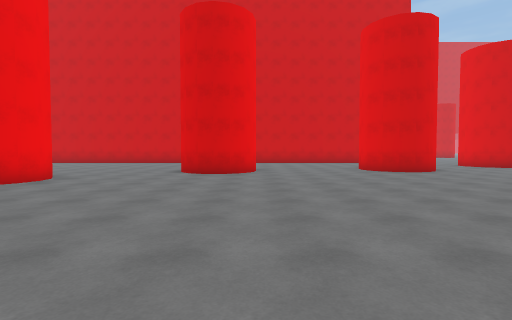
[1] (above)

17 first-person views from a walk through a 3-D level made in the Unity game engine. The camera is 1.4 m above the floor, tilts 2° down and sees 85° across. The floor is counted in squares, 2 m on a side. Each view is taken from the middle of a square. On the plan, view 1 faces up. The plan holds only what a view shows up to about 9 squares ahead; the rest is blank. The place goes on beyond the plan. The player character is not drawn.

[2]
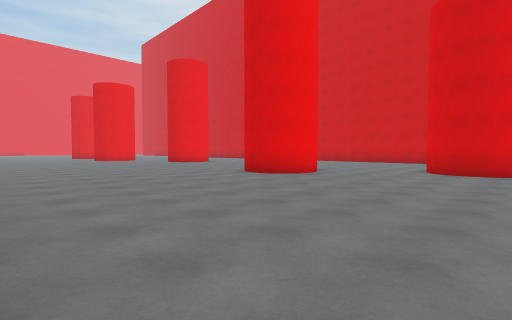

[3]
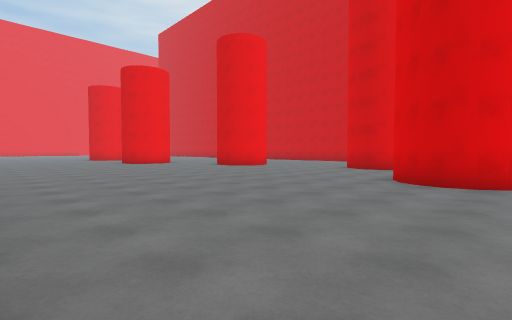

[4]
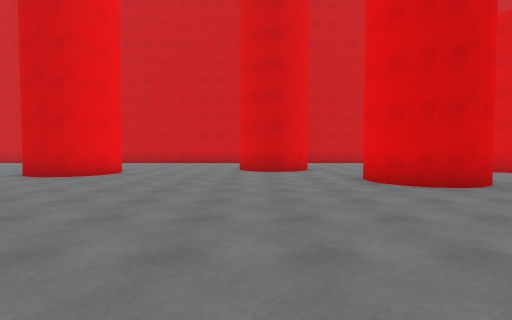

[5]
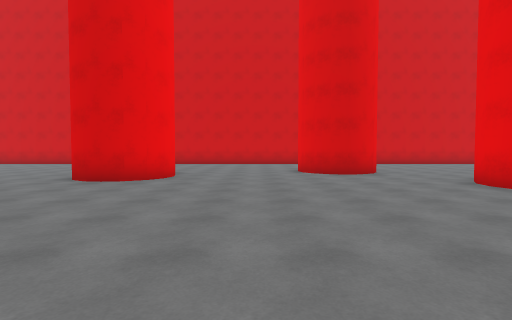

[6]
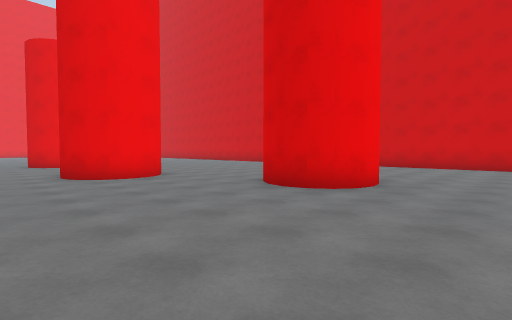

[7]
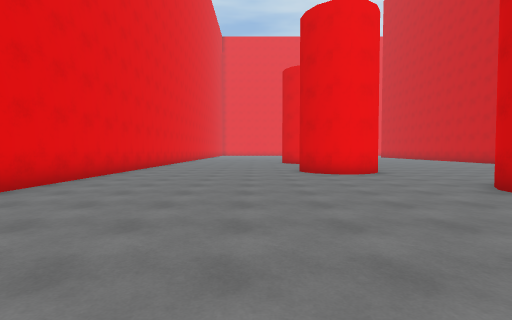

[8]
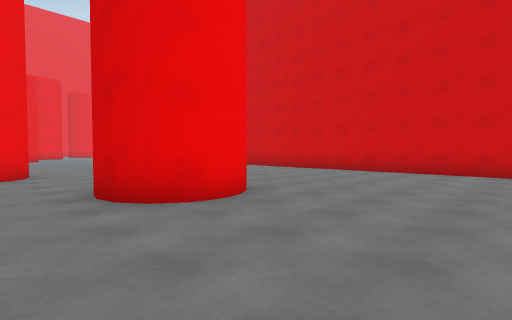

[9]
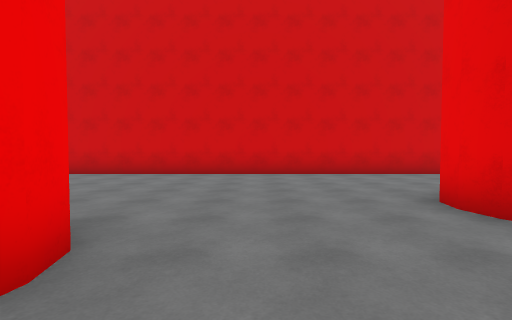

[10]
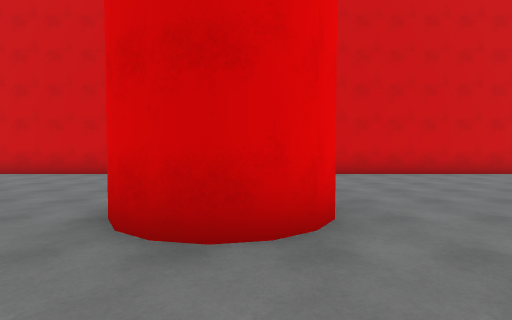

[11]
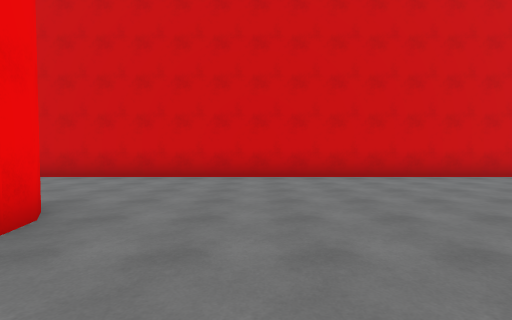

[12]
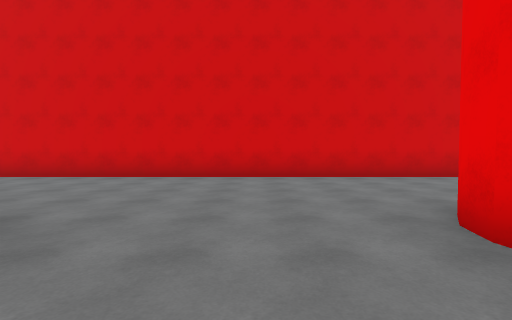

[13]
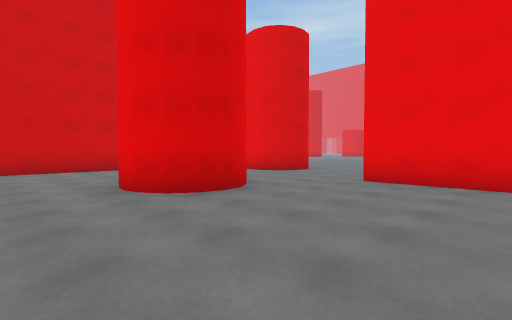

[14]
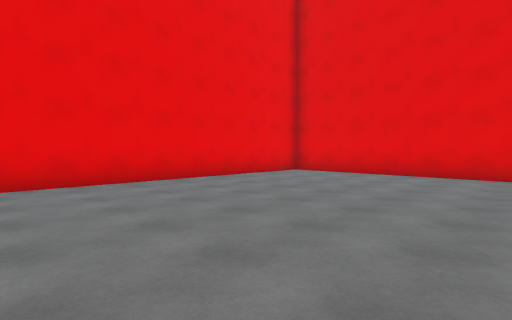

[15]
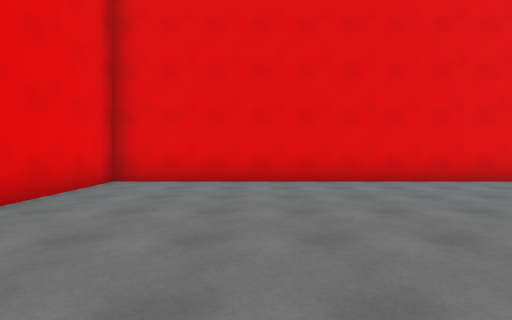

[16]
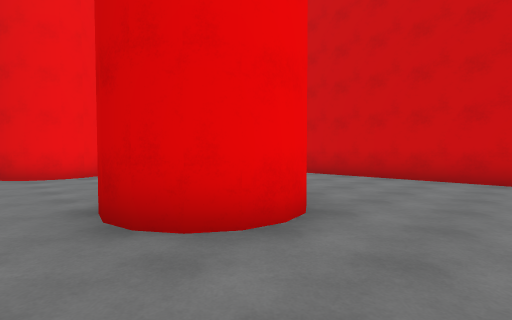

[17]
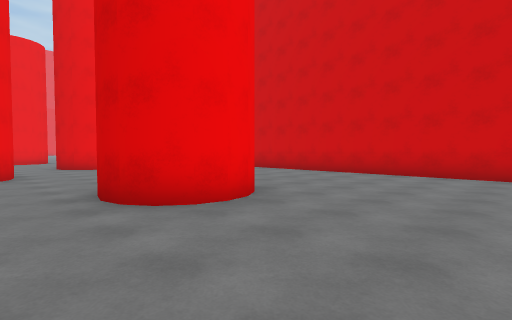

### Floor plan
Points are (right, up) in squares from view 1. A wall is a line through its corners. A room is listed if a view was taken in it or the views show most of it. See-through windows are left out.
Room 1 (views 1, 2, 3, 4, 5, 6, 7, 8, 9, 10, 11, 12, 13, 14, 15, 16, 17)
walls: (-7, 5.4) (-7.4, 6); (-5.1, 6.9) (-4.9, 6.4) (-5, 5.9) (-5.3, 5.5) (-5.7, 5.2) (-6.2, 5.2) (-6.7, 5.2) (-7.3, 5.7) (-7.4, 6.4) (-7.3, 6.9) (-7.1, 7.3); (-6.2, 7.7) (-5.7, 7.6) (-5.4, 7.3); (-8.2, 9.9) (-8.5, 9.4) (-8.9, 9.1) (-9.3, 9) (-9.8, 9.1) (-10.2, 9.4) (-10.5, 9.8) (-10.6, 10.3) (-10.5, 10.8); (-8.5, 11.2) (-8.2, 10.8) (-8.1, 10.3); (-0.4, 10.4) (-0.1, 9.9) (0, 9.5) (-0.1, 9) (-0.4, 8.6) (-0.8, 8.3) (-1.2, 8.2) (-1.7, 8.3) (-2.1, 8.6) (-2.4, 9); (-0.8, -1.2) (8.2, -1.2) (8.2, 7.8); (-14.2, 8.1) (-14.6, 7.5); (-14.6, 9.4) (-14.3, 8.9) (-14.2, 8.4) (-14.3, 7.7) (-15, 7.3) (-15.4, 7.2) (-15.9, 7.3) (-16.4, 7.6); (-19.1, 6.2) (-19, 5.7); (6.2, 10.6) (6.3, 10.1) (6.2, 9.6) (5.9, 9.2) (5.5, 8.9) (5, 8.8) (4.6, 8.9) (4.2, 9.2) (3.9, 9.6) (3.8, 10.1) (3.9, 10.6) (4.2, 11.1); (-20.4, 7) (-19.8, 6.9) (-19.4, 6.6) (-19, 6) (-19.1, 5.2) (-19.4, 4.8) (-19.9, 4.5) (-20.3, 4.4); (-20, -1.2) (-15.6, -1.2); (7.8, 15.3) (-18.6, 15.3)

Where each view was taken, in squares from view 1:
view 1: 0 up, 0 right, facing up
view 2: 1 down, 0 right, facing up-left
view 3: 1 down, 5 left, facing up-left
view 4: 0 up, 10 left, facing up
view 5: 1 up, 12 left, facing up
view 6: 3 up, 12 left, facing up-left
view 7: 3 up, 11 left, facing left
view 8: 6 up, 11 left, facing up-left
view 9: 7 up, 13 left, facing up
view 10: 7 up, 9 left, facing up
view 11: 8 up, 6 left, facing up
view 12: 8 up, 2 right, facing up
view 13: 5 up, 2 right, facing up-right
view 14: 7 up, 2 right, facing down-right
view 15: 5 up, 5 right, facing down
view 16: 8 up, 8 right, facing up-left
view 17: 7 up, 3 right, facing up-left
